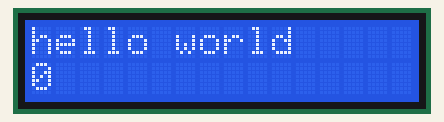
Bench run of a sketch on a simulated Arduino Uno, built with avr-gcc and run on an emulated ATmega328P. Parts: 16×2 character LCD.

Above: at 0.1 s.
At 4.6 s:
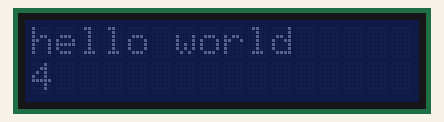
At 9.7 s:
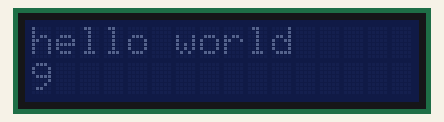
At 19.7 s:
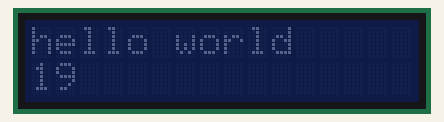
At 29.3 s:
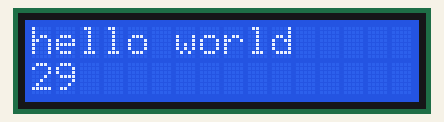
At 38.8 s:
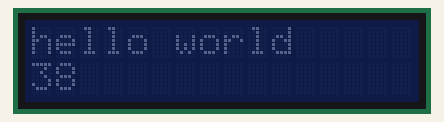

Measured:
- what the display in image 1 shows lasts 0.5 s, from 4.6 s to 5.1 s

The sketch:

lcd.ino
```cpp
//// C++ code
////
//#include <Adafruit_LiquidCrystal.h>
//
//int seconds = 0;
//
//Adafruit_LiquidCrystal lcd_1(0);
//
//void setup()
//{
//  lcd_1.begin(16, 2);
//
//  lcd_1.print("hello world");
//}
//
//void loop()
//{
//  lcd_1.setCursor(0, 1);
//  lcd_1.print(seconds);
//  lcd_1.setBacklight(1);
//  delay(500); // Wait for 500 millisecond(s)
//  lcd_1.setBacklight(0);
//  delay(500); // Wait for 500 millisecond(s)
//  seconds += 1;
//}


#include <Wire.h>
#include <Adafruit_LiquidCrystal.h>

// Replace '0x27' with the address found using the I2C scanner
Adafruit_LiquidCrystal lcd_1(0x27);

int seconds = 0;

void setup() {
  lcd_1.begin(16, 2);
  lcd_1.setBacklight(1);
  lcd_1.print("hello world");
}

void loop() {
  lcd_1.setCursor(0, 1);
  lcd_1.print(seconds);
  lcd_1.setBacklight(1);
  delay(500); // Wait for 500 milliseconds
  lcd_1.setBacklight(0);
  delay(500); // Wait for 500 milliseconds
  seconds += 1;
}
```
